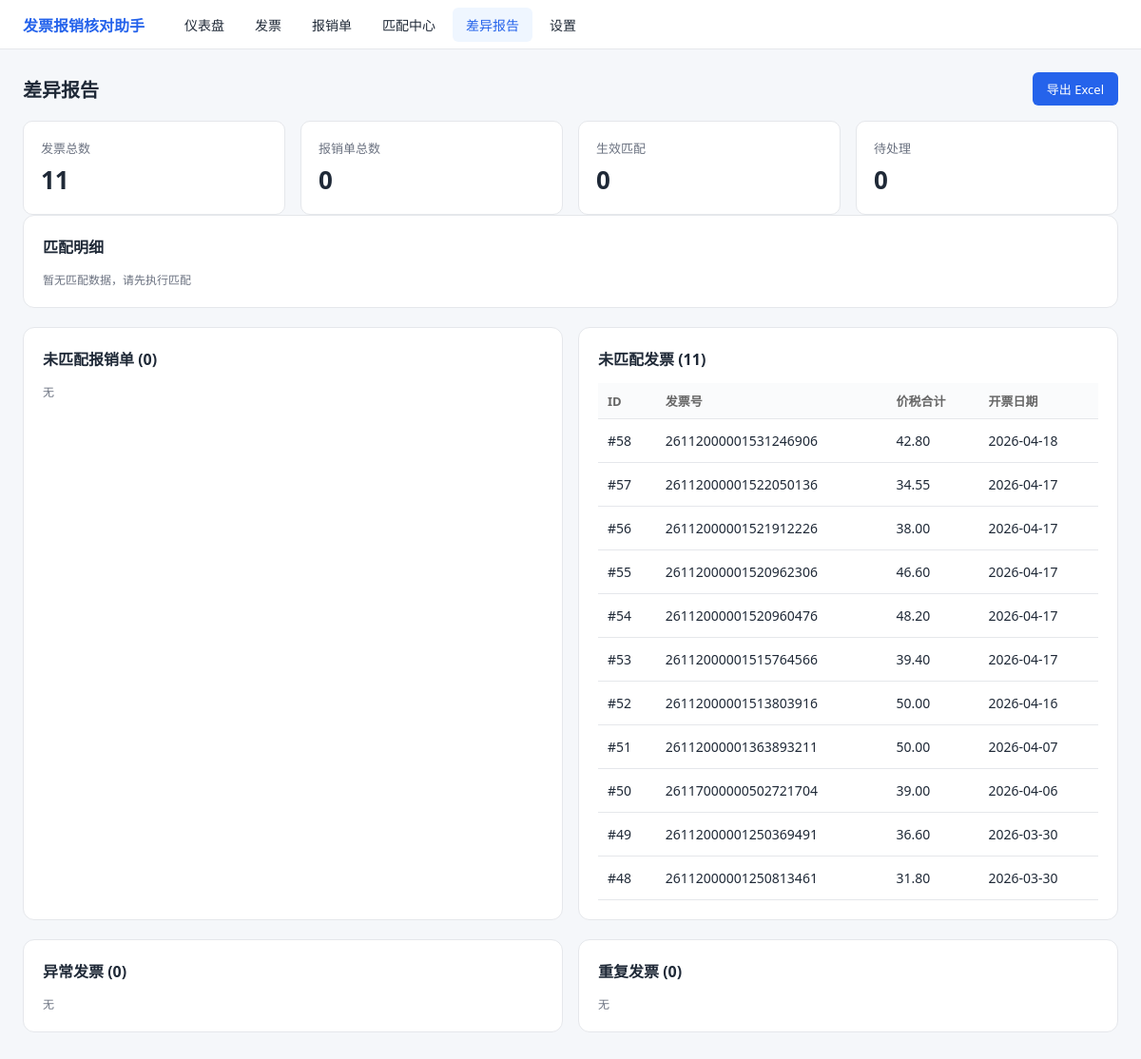
Screenshot of /report with the database file from the repository.
### tables this page shows
CREATE TABLE invoice (
    id               INTEGER PRIMARY KEY AUTOINCREMENT,
    file_hash        TEXT NOT NULL,
    source_path      TEXT,
    file_type        TEXT NOT NULL CHECK(file_type IN ('pdf','ofd','xml','jpg','jpeg','png')),
    invoice_code     TEXT NOT NULL DEFAULT '',
    invoice_no       TEXT NOT NULL DEFAULT '',
    invoice_date     TEXT,
    buyer_name       TEXT NOT NULL DEFAULT '',
    buyer_tax_no     TEXT NOT NULL DEFAULT '',
    seller_name      TEXT NOT NULL DEFAULT '',
    seller_tax_no    TEXT NOT NULL DEFAULT '',
    amount           TEXT,
    tax_amount       TEXT,
    total_amount     TEXT,
    tax_rate         TEXT NOT NULL DEFAULT '',
    item_summary     TEXT NOT NULL DEFAULT '',
    check_code       TEXT NOT NULL DEFAULT '',
    raw_json         TEXT NOT NULL DEFAULT '{}',
    parse_engine     TEXT NOT NULL CHECK(parse_engine IN ('xml','ofd','pdf_text','ocr','manual')),
    parse_confidence REAL NOT NULL DEFAULT 0.0 CHECK(parse_confidence BETWEEN 0 AND 1),
    status           TEXT NOT NULL DEFAULT 'PARSING'
                     CHECK(status IN ('PARSING','PARSED','NORMAL','ABNORMAL','DUPLICATE','MATCHED')),
    is_red_flush     INTEGER NOT NULL DEFAULT 0,
    created_at       TEXT NOT NULL DEFAULT (datetime('now','localtime')),
    updated_at       TEXT NOT NULL DEFAULT (datetime('now','localtime'))
);

### app/web/pages.py (the view)
@pages.get("/report", response_class=HTMLResponse)
def report_page(request: Request):
    report = report_service.build_report()
    return templates.TemplateResponse(request, "report.html", {"request": request, "r": report})

### app/web/templates/report.html
{% extends "base.html" %}
{% block content %}
<div style="display:flex;justify-content:space-between;align-items:center;margin-bottom:16px;">
  <h1 style="font-size:20px;">差异报告</h1>
  <a class="btn" href="/api/report/export">导出 Excel</a>
</div>
<div class="grid g4">
  <div class="stat"><div class="label">发票总数</div><div class="num">{{ r.inv_counts.values()|sum }}</div></div>
  <div class="stat"><div class="label">报销单总数</div><div class="num">{{ r.reb_total }}</div></div>
  <div class="stat"><div class="label">生效匹配</div><div class="num">{{ r.active_matches }}</div></div>
  <div class="stat"><div class="label">待处理</div><div class="num">{{ r.match_counts.get('SUSPICIOUS',0) + r.match_counts.get('CONFLICT',0) }}</div></div>
</div>
<div class="card">
  <h2>匹配明细</h2>
  {% if r.details %}
  <table>
    <tr><th>匹配</th><th>状态</th><th>类型</th><th>分数</th><th>报销单号</th><th>报销金额</th>
        <th>发票号</th><th>价税合计</th><th>金额差异</th><th>差异说明</th></tr>
    {% for d in r.details %}
    <tr>
      <td>#{{ d.match.id }}</td>
      <td><span class="badge {{ d.match.status|badge }}">{{ d.match.status }}</span></td>
      <td class="muted">{{ d.match.match_type }}</td>
      <td>{{ '%.2f'|format(d.match.match_score) }}</td>
      <td>{{ d.reimburse.reimburse_no if d.reimburse else '—' }}</td>
      <td>{{ d.reimburse_amount if d.reimburse_amount is not none else '—' }}</td>
      <td>{{ d.match.invoice_no or '—' }}</td>
      <td>{{ d.invoice_total if d.invoice_total is not none else '—' }}</td>
      <td>{{ d.amount_diff if d.amount_diff is not none else '—' }}</td>
      <td class="wrap muted">{{ d.match.message }}</td>
    </tr>
    {% endfor %}
  </table>
  {% else %}<p class="muted">暂无匹配数据，请先执行匹配</p>{% endif %}
</div>
<div class="grid g2">
  <div class="card">
    <h2>未匹配报销单 ({{ r.unmatched_reimburses|length }})</h2>
    {% if r.unmatched_reimburses %}
    <table><tr><th>ID</th><th>单号</th><th>金额</th><th>提交人</th><th>登记发票号</th></tr>
    {% for i in r.unmatched_reimburses %}
      <tr><td>#{{ i.id }}</td><td>{{ i.reimburse_no }}</td><td>{{ i.amount }}</td>
          <td>{{ i.submitter }}</td><td>{{ i.invoice_no or '—' }}</td></tr>
    {% endfor %}</table>
    {% else %}<p class="muted">无</p>{% endif %}
  </div>
  <div class="card">
    <h2>未匹配发票 ({{ r.unmatched_invoices|length }})</h2>
    {% if r.unmatched_invoices %}
    <table><tr><th>ID</th><th>发票号</th><th>价税合计</th><th>开票日期</th></tr>
    {% for i in r.unmatched_invoices %}
      <tr><td>#{{ i.id }}</td><td>{{ i.invoice_no or '—' }}</td>
          <td>{{ i.total_amount or '—' }}</td><td>{{ i.invoice_date or '—' }}</td></tr>
    {% endfor %}</table>
    {% else %}<p class="muted">无</p>{% endif %}
  </div>
</div>
<div class="grid g2">
  <div class="card">
    <h2>异常发票 ({{ r.abnormal|length }})</h2>
    {% if r.abnormal %}
    <table><tr><th>ID</th><th>发票号</th><th>状态</th></tr>
    {% for i in r.abnormal %}
      <tr><td><a class="link" href="/invoices/{{ i.id }}">#{{ i.id }}</a></td>
          <td>{{ i.invoice_no or '—' }}</td><td><span class="badge {{ i.status|badge }}">{{ i.status }}</span></td></tr>
    {% endfor %}</table>
    {% else %}<p class="muted">无</p>{% endif %}
  </div>
  <div class="card">
    <h2>重复发票 ({{ r.duplicates|length }})</h2>
    {% if r.duplicates %}
    <table><tr><th>ID</th><th>发票号</th><th>状态</th></tr>
    {% for i in r.duplicates %}
      <tr><td><a class="link" href="/invoices/{{ i.id }}">#{{ i.id }}</a></td>
          <td>{{ i.invoice_no or '—' }}</td><td><span class="badge {{ i.status|badge }}">{{ i.status }}</span></td></tr>
    {% endfor %}</table>
    {% else %}<p class="muted">无</p>{% endif %}
  </div>
</div>
{% endblock %}

### app/web/templates/base.html (style rules this page uses)
:root { --primary:#2563eb;--bg:#f5f7fa;--card:#fff;--border:#e5e7eb;--text:#1f2937;--muted:#6b7280; }
* { box-sizing:border-box;margin:0;padding:0; }
body { font-family:"Microsoft YaHei",system-ui,sans-serif;background:var(--bg);color:var(--text);font-size:14px; }
.card { background:var(--card);border:1px solid var(--border);border-radius:12px;padding:20px;margin-bottom:20px; }
.card h2 { font-size:16px;margin-bottom:14px; }
.grid { display:grid;gap:16px; }
.g4 { grid-template-columns:repeat(4,1fr); }
.g2 { grid-template-columns:repeat(2,1fr); }
.stat { background:var(--card);border:1px solid var(--border);border-radius:10px;padding:18px; }
.stat .num { font-size:26px;font-weight:700;margin-top:6px; }
.stat .label { color:var(--muted);font-size:13px; }
table { width:100%;border-collapse:collapse; }
th,td { padding:9px 10px;border-bottom:1px solid var(--border);text-align:left;white-space:nowrap;vertical-align:middle; }
tbody td { height:46px; }
th { color:#666;font-weight:600;background:#fafbfc;font-size:13px; }
.btn { display:inline-block;padding:7px 14px;border-radius:6px;border:1px solid transparent;background:var(--primary);color:#fff;cursor:pointer;font-size:13px;text-decoration:none; }
.muted { color:var(--muted);font-size:12px; }

### rows the page displays
invoice: id "58", invoice_no "26112000001531246906", total_amount "42.80", invoice_date "2026-04-18"
invoice: id "57", invoice_no "26112000001522050136", total_amount "34.55", invoice_date "2026-04-17"
invoice: id "56", invoice_no "26112000001521912226", total_amount "38.00", invoice_date "2026-04-17"
invoice: id "55", invoice_no "26112000001520962306", total_amount "46.60", invoice_date "2026-04-17"
invoice: id "54", invoice_no "26112000001520960476", total_amount "48.20", invoice_date "2026-04-17"
invoice: id "53", invoice_no "26112000001515764566", total_amount "39.40", invoice_date "2026-04-17"
invoice: id "52", invoice_no "26112000001513803916", total_amount "50.00", invoice_date "2026-04-16"
invoice: id "51", invoice_no "26112000001363893211", total_amount "50.00", invoice_date "2026-04-07"
invoice: id "50", invoice_no "26117000000502721704", total_amount "39.00", invoice_date "2026-04-06"
invoice: id "49", invoice_no "26112000001250369491", total_amount "36.60", invoice_date "2026-03-30"
invoice: id "48", invoice_no "26112000001250813461", total_amount "31.80", invoice_date "2026-03-30"

### other values shown
{{ r.inv_counts.values()|sum }} "11"
{{ r.reb_total }} "0"
{{ r.active_matches }} "0"
{{ r.match_counts.get('SUSPICIOUS',0) + r.match_counts.get('CONFLICT',0) }} "0"
{{ r.unmatched_reimburses|length }} "0"
{{ r.unmatched_invoices|length }} "11"
{{ r.abnormal|length }} "0"
{{ r.duplicates|length }} "0"
